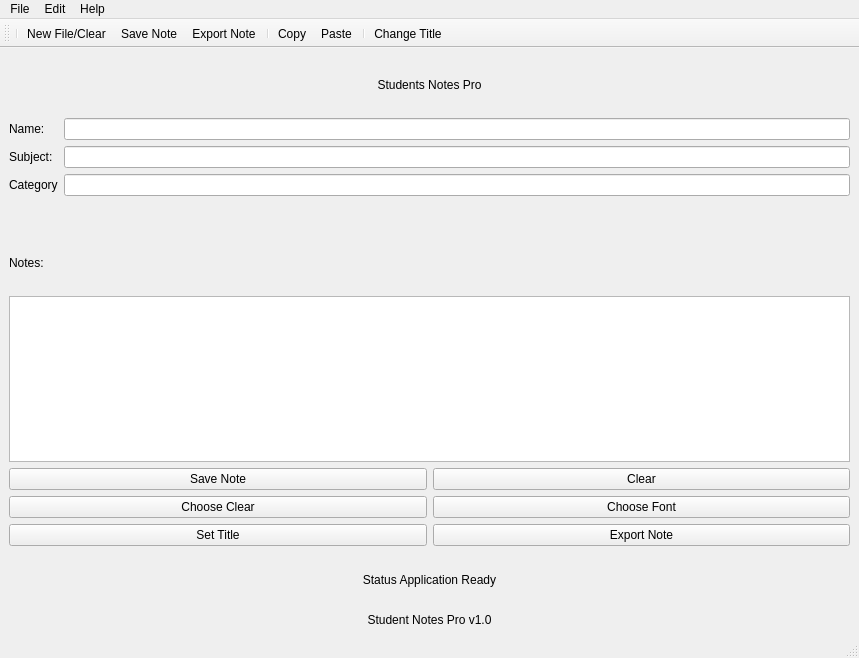
<?xml version="1.0" encoding="UTF-8"?>
<ui version="4.0">
 <class>MainWindow</class>
 <widget class="QMainWindow" name="MainWindow">
  <property name="geometry">
   <rect>
    <x>0</x>
    <y>0</y>
    <width>859</width>
    <height>658</height>
   </rect>
  </property>
  <property name="windowTitle">
   <string>Students Note App</string>
  </property>
  <widget class="QWidget" name="centralwidget">
   <layout class="QVBoxLayout" name="verticalLayout_2">
    <item>
     <layout class="QVBoxLayout" name="verticalLayout" stretch="1,2,1,3,0,1,0">
      <item>
       <widget class="QLabel" name="label">
        <property name="text">
         <string>Students Notes Pro</string>
        </property>
        <property name="alignment">
         <set>Qt::AlignCenter</set>
        </property>
       </widget>
      </item>
      <item>
       <layout class="QFormLayout" name="formLayout">
        <item row="0" column="0">
         <widget class="QLabel" name="nameLabel">
          <property name="text">
           <string>Name:</string>
          </property>
         </widget>
        </item>
        <item row="0" column="1">
         <widget class="QLineEdit" name="nameLineEdit"/>
        </item>
        <item row="1" column="0">
         <widget class="QLabel" name="subjectLabel">
          <property name="text">
           <string>Subject:</string>
          </property>
         </widget>
        </item>
        <item row="1" column="1">
         <widget class="QLineEdit" name="subjectLineEdit"/>
        </item>
        <item row="2" column="0">
         <widget class="QLabel" name="categoryLabel">
          <property name="text">
           <string>Category</string>
          </property>
         </widget>
        </item>
        <item row="2" column="1">
         <widget class="QLineEdit" name="categoryLineEdit"/>
        </item>
       </layout>
      </item>
      <item>
       <widget class="QLabel" name="label_2">
        <property name="text">
         <string>Notes:</string>
        </property>
       </widget>
      </item>
      <item>
       <widget class="QPlainTextEdit" name="plainTextEdit">
        <property name="placeholderText">
         <string extracomment="Write Notes Here"/>
        </property>
       </widget>
      </item>
      <item>
       <layout class="QGridLayout" name="gridLayout">
        <item row="1" column="0">
         <widget class="QPushButton" name="pushButton_3">
          <property name="text">
           <string>Choose Clear</string>
          </property>
         </widget>
        </item>
        <item row="2" column="0">
         <widget class="QPushButton" name="pushButton_5">
          <property name="text">
           <string>Set Title</string>
          </property>
         </widget>
        </item>
        <item row="0" column="0">
         <widget class="QPushButton" name="pushButton">
          <property name="text">
           <string>Save Note</string>
          </property>
         </widget>
        </item>
        <item row="2" column="1">
         <widget class="QPushButton" name="pushButton_6">
          <property name="text">
           <string>Export Note</string>
          </property>
         </widget>
        </item>
        <item row="1" column="1">
         <widget class="QPushButton" name="pushButton_4">
          <property name="text">
           <string>Choose Font</string>
          </property>
         </widget>
        </item>
        <item row="0" column="1">
         <widget class="QPushButton" name="pushButton_2">
          <property name="text">
           <string>Clear</string>
          </property>
         </widget>
        </item>
       </layout>
      </item>
      <item>
       <widget class="QLabel" name="label_3">
        <property name="text">
         <string>Status Application Ready</string>
        </property>
        <property name="alignment">
         <set>Qt::AlignCenter</set>
        </property>
       </widget>
      </item>
      <item>
       <widget class="QLabel" name="label_4">
        <property name="text">
         <string>Student Notes Pro v1.0</string>
        </property>
        <property name="alignment">
         <set>Qt::AlignCenter</set>
        </property>
       </widget>
      </item>
     </layout>
    </item>
   </layout>
  </widget>
  <widget class="QMenuBar" name="menubar">
   <property name="geometry">
    <rect>
     <x>0</x>
     <y>0</y>
     <width>859</width>
     <height>21</height>
    </rect>
   </property>
   <widget class="QMenu" name="menuFile">
    <property name="title">
     <string>File</string>
    </property>
    <addaction name="actionNew_File_Clear"/>
    <addaction name="actionSave_Note"/>
    <addaction name="actionExport_Note"/>
    <addaction name="separator"/>
    <addaction name="actionExit"/>
   </widget>
   <widget class="QMenu" name="menuEdit">
    <property name="title">
     <string>Edit</string>
    </property>
    <addaction name="actionCopy"/>
    <addaction name="actionPaste"/>
    <addaction name="separator"/>
    <addaction name="actionChange_Title"/>
   </widget>
   <widget class="QMenu" name="menuHelp">
    <property name="title">
     <string>Help</string>
    </property>
    <addaction name="actionAbout"/>
   </widget>
   <addaction name="menuFile"/>
   <addaction name="menuEdit"/>
   <addaction name="menuHelp"/>
  </widget>
  <widget class="QStatusBar" name="statusbar"/>
  <widget class="QToolBar" name="toolBar">
   <property name="windowTitle">
    <string>toolBar</string>
   </property>
   <attribute name="toolBarArea">
    <enum>TopToolBarArea</enum>
   </attribute>
   <attribute name="toolBarBreak">
    <bool>false</bool>
   </attribute>
   <addaction name="separator"/>
   <addaction name="actionNew_File_Clear"/>
   <addaction name="actionSave_Note"/>
   <addaction name="actionExport_Note"/>
   <addaction name="separator"/>
   <addaction name="actionCopy"/>
   <addaction name="actionPaste"/>
   <addaction name="separator"/>
   <addaction name="actionChange_Title"/>
  </widget>
  <action name="actionNew_File_Clear">
   <property name="text">
    <string>New File/Clear</string>
   </property>
  </action>
  <action name="actionSave_Note">
   <property name="text">
    <string>Save Note</string>
   </property>
  </action>
  <action name="actionExport_Note">
   <property name="text">
    <string>Export Note</string>
   </property>
  </action>
  <action name="actionExit">
   <property name="text">
    <string>Exit</string>
   </property>
  </action>
  <action name="actionAbout">
   <property name="text">
    <string>About</string>
   </property>
  </action>
  <action name="actionCopy">
   <property name="text">
    <string>Copy</string>
   </property>
   <property name="statusTip">
    <string>Copied to clipboard</string>
   </property>
  </action>
  <action name="actionPaste">
   <property name="text">
    <string>Paste</string>
   </property>
   <property name="statusTip">
    <string>Paste</string>
   </property>
  </action>
  <action name="actionChange_Title">
   <property name="text">
    <string>Change Title</string>
   </property>
  </action>
 </widget>
 <resources/>
 <connections/>
</ui>
